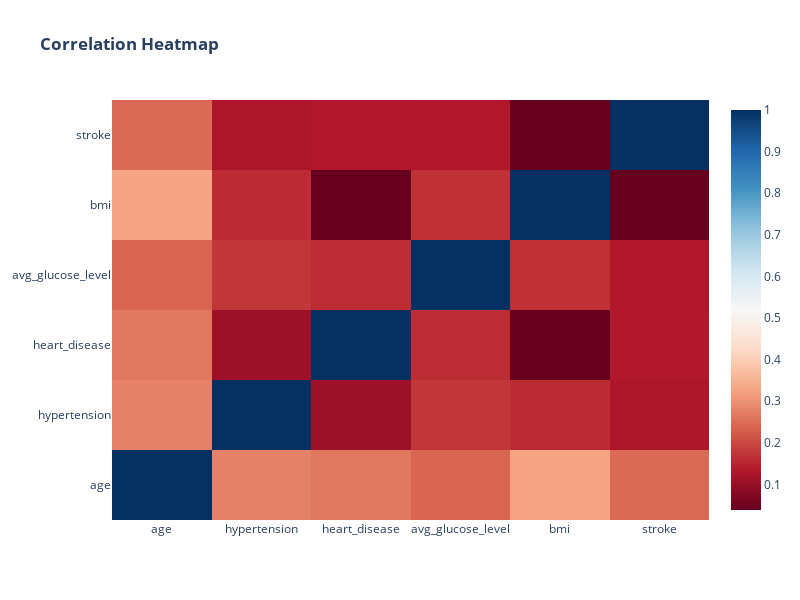

The code cell stored with this chart in its notebook:
### Markdown cell above
- Visualization a Correlation between variables:

### Code cell
df_corr=df.corr()
fig = go.Figure()
fig.add_trace(
    go.Heatmap(
        x = df_corr.columns,
        y = df_corr.index,
        z = np.array(df_corr),
        colorscale="RdBu",
    )
)

fig.update_layout(
    height=600,
    width=800,
    showlegend=True,
    title_text="<b>Correlation Heatmap<b>",
)

fig.show()

### Figure 1 — Plotly figure (JSON) as saved in the notebook; plotly's stock layout.template omitted (floating-point values rounded to 4 significant figures)
{"data": [{"colorscale": [[0, "rgb(103,0,31)"], [0.1, "rgb(178,24,43)"], [0.2, "rgb(214,96,77)"], [0.3, "rgb(244,165,130)"], [0.4, "rgb(253,219,199)"], [0.5, "rgb(247,247,247)"], [0.6, "rgb(209,229,240)"], [0.7, "rgb(146,197,222)"], [0.8, "rgb(67,147,195)"], [0.9, "rgb(33,102,172)"], [1, "rgb(5,48,97)"]], "type": "heatmap", "x": ["age", "hypertension", "heart_disease", "avg_glucose_level", "bmi", "stroke"], "y": ["age", "hypertension", "heart_disease", "avg_glucose_level", "bmi", "stroke"], "z": [[1, 0.2763, 0.2636, 0.2382, 0.3262, 0.2451], [0.2763, 1, 0.1083, 0.1745, 0.1601, 0.1279], [0.2636, 0.1083, 1, 0.1619, 0.03862, 0.1349], [0.2382, 0.1745, 0.1619, 1, 0.1688, 0.132], [0.3262, 0.1601, 0.03862, 0.1688, 1, 0.03884], [0.2451, 0.1279, 0.1349, 0.132, 0.03884, 1]]}], "layout": {"height": 600, "showlegend": true, "title": {"text": "<b>Correlation Heatmap<b>"}, "width": 800}}
